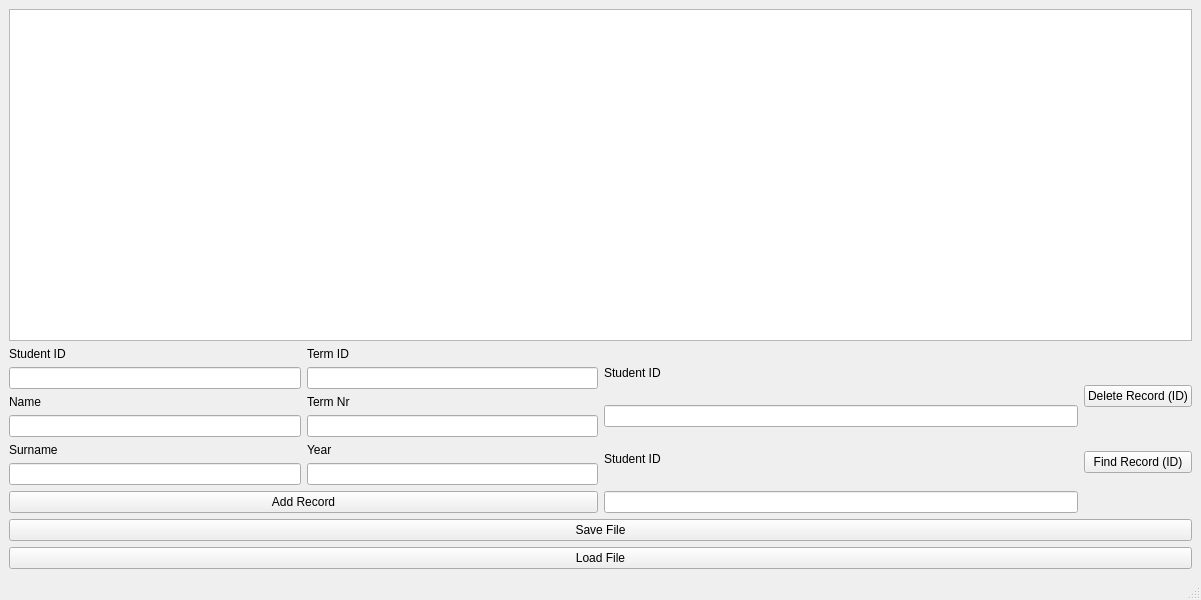
<?xml version="1.0" encoding="UTF-8"?>
<ui version="4.0">
 <class>MainWindow</class>
 <widget class="QMainWindow" name="MainWindow">
  <property name="geometry">
   <rect>
    <x>0</x>
    <y>0</y>
    <width>1201</width>
    <height>600</height>
   </rect>
  </property>
  <property name="windowTitle">
   <string>MainWindow</string>
  </property>
  <widget class="QWidget" name="centralwidget">
   <layout class="QVBoxLayout" name="verticalLayout_7">
    <item>
     <layout class="QVBoxLayout" name="verticalLayout_6">
      <item>
       <widget class="QTableWidget" name="tableWidget"/>
      </item>
      <item>
       <layout class="QHBoxLayout" name="horizontalLayout_3">
        <item>
         <layout class="QVBoxLayout" name="verticalLayout_3">
          <item>
           <layout class="QHBoxLayout" name="horizontalLayout">
            <item>
             <layout class="QVBoxLayout" name="verticalLayout">
              <item>
               <widget class="QLabel" name="label">
                <property name="text">
                 <string>Student ID</string>
                </property>
               </widget>
              </item>
              <item>
               <widget class="QLineEdit" name="idLineEdit">
                <property name="text">
                 <string/>
                </property>
               </widget>
              </item>
              <item>
               <widget class="QLabel" name="label_2">
                <property name="text">
                 <string>Name</string>
                </property>
               </widget>
              </item>
              <item>
               <widget class="QLineEdit" name="nameLineEdit"/>
              </item>
              <item>
               <widget class="QLabel" name="label_3">
                <property name="text">
                 <string>Surname</string>
                </property>
               </widget>
              </item>
              <item>
               <widget class="QLineEdit" name="surnameLineEdit"/>
              </item>
             </layout>
            </item>
            <item>
             <layout class="QVBoxLayout" name="verticalLayout_2">
              <item>
               <widget class="QLabel" name="label_4">
                <property name="text">
                 <string>Term ID</string>
                </property>
               </widget>
              </item>
              <item>
               <widget class="QLineEdit" name="termIdLineEdit"/>
              </item>
              <item>
               <widget class="QLabel" name="label_5">
                <property name="text">
                 <string>Term Nr</string>
                </property>
               </widget>
              </item>
              <item>
               <widget class="QLineEdit" name="termNrLineEdit"/>
              </item>
              <item>
               <widget class="QLabel" name="label_6">
                <property name="text">
                 <string>Year</string>
                </property>
               </widget>
              </item>
              <item>
               <widget class="QLineEdit" name="termYearLineEdit"/>
              </item>
             </layout>
            </item>
           </layout>
          </item>
          <item>
           <widget class="QPushButton" name="addRecord">
            <property name="text">
             <string>Add Record</string>
            </property>
           </widget>
          </item>
         </layout>
        </item>
        <item>
         <layout class="QHBoxLayout" name="horizontalLayout_2">
          <item>
           <layout class="QVBoxLayout" name="verticalLayout_4">
            <item>
             <widget class="QLabel" name="label_7">
              <property name="text">
               <string>Student ID</string>
              </property>
             </widget>
            </item>
            <item>
             <widget class="QLineEdit" name="removeIdRecord"/>
            </item>
            <item>
             <widget class="QLabel" name="label_8">
              <property name="text">
               <string>Student ID</string>
              </property>
             </widget>
            </item>
            <item>
             <widget class="QLineEdit" name="findRecord"/>
            </item>
           </layout>
          </item>
          <item>
           <layout class="QVBoxLayout" name="verticalLayout_5">
            <item>
             <widget class="QPushButton" name="removeRecord">
              <property name="text">
               <string>Delete Record (ID)</string>
              </property>
             </widget>
            </item>
            <item>
             <widget class="QPushButton" name="findRecord_b">
              <property name="text">
               <string>Find Record (ID)</string>
              </property>
             </widget>
            </item>
           </layout>
          </item>
         </layout>
        </item>
       </layout>
      </item>
     </layout>
    </item>
    <item>
     <widget class="QPushButton" name="saveButton">
      <property name="text">
       <string>Save File</string>
      </property>
     </widget>
    </item>
    <item>
     <widget class="QPushButton" name="loadButton">
      <property name="text">
       <string>Load File</string>
      </property>
     </widget>
    </item>
   </layout>
  </widget>
  <widget class="QMenuBar" name="menubar">
   <property name="geometry">
    <rect>
     <x>0</x>
     <y>0</y>
     <width>1201</width>
     <height>25</height>
    </rect>
   </property>
  </widget>
  <widget class="QStatusBar" name="statusbar"/>
 </widget>
 <resources/>
 <connections/>
</ui>
